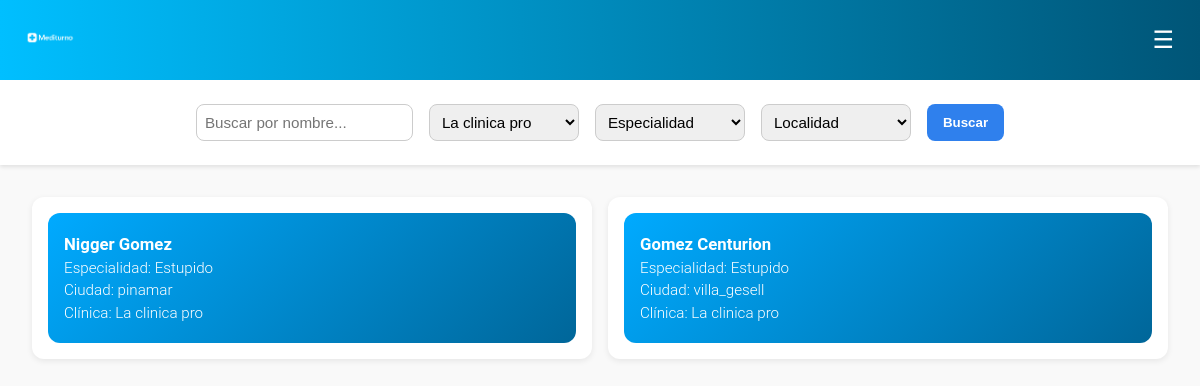
Screenshot of /users/home/appointments with the database file from the repository.
### users/models.py (models this page shows, shortened)
class MedicoProfile(models.Model):
    user = models.OneToOneField('CustomUser', on_delete=models.CASCADE, related_name='medico_profile')
    especialidades = models.ManyToManyField('Especialidad', related_name='medicos')
    clinica = models.ForeignKey(
        'CustomUser',
        on_delete=models.SET_NULL,
        null=True,
        blank=True,
        limit_choices_to={'role': 'clinic'},
        related_name='medicos_en_clinica'
    )
    matricula = models.CharField(max_length=30)

class CustomUser(AbstractUser):
    objects = CustomUserManager()
    USER_TYPES = (
        ('user', 'User'),
        ('medic', 'Medic'),
        ('clinic', 'Clinic'),
    )
    OBRA_SOCIAL_CHOICES = (
        ('osde', 'OSDE'),
        ('swiss_medical', 'Swiss Medical'),
        ('galeno', 'Galeno'),
        ('medife', 'Medifé'),
        ('other', 'Other')
    )
    CIUDAD_CHOICES = (
        ('villa_gesell', 'Villa Gesell'),
        ('pinamar', 'Pinamar'),
        ('madariaga', 'Madariaga'),
    )
    role = models.CharField(max_length=10, choices=USER_TYPES, default='user', blank=True, null=True)
    obra_social = models.CharField(
        max_length=20,
        choices=OBRA_SOCIAL_CHOICES,
        default='other',
        blank=True,
        null=True
    )
    numero_afiliado = models.CharField(
        max_length=20,
        unique=True,
        null=True,
        blank=True,
        validators=[
            RegexValidator(
                regex=r'^\d{8,12}$',
                message="Número de afiliado debe contener entre 8 y 12 dígitos numéricos",
                code='invalid_numero_afiliado'
            )
        ]
    )
    dni = models.CharField(
        max_length=8,
        null=True,
        blank=True,
        validators=[
            RegexValidator(
                regex=r'^\d{8}$',
                message="El DNI debe contener exactamente 8 dígitos numéricos",
                code='invalid_dni'
            )
        ]
    )
    email = models.EmailField(unique=True)
    nombre = models.CharField(max_length=50,blank=True,null=True)
    apellido = models.CharField(max_length=50, blank=True, null=True)
    fecha_nacimiento = models.DateField(validators=[validate_birth_date], blank=True, null=True)
    telefono = models.CharField(
        max_length=15,
        blank=True,
        null=True,
        validators=[
            RegexValidator(
                regex=r'^\+?\d{7,15}$',
                message="El teléfono debe contener entre 7 y 15 dígitos, opcionalmente con un prefijo internacional.",
                code='invalid_telefono'
            )
        ]
    )
    ciudad = models.CharField(
        max_length=50,
        choices=CIUDAD_CHOICES,
        default='villa_gesell',
        blank=True,
        null=True
    )
    direccion = models.CharField(
        max_length=255,
        blank=True,
        null=True,
        validators=[
            RegexValidator(
                regex=r'^[A-Za-z0-9\s.,#-]+$',
                message="La dirección solo puede contener letras, números, espacios y caracteres especiales básicos.",
                code='invalid_direccion'
            )
        ]
    )

class Especialidad(models.Model):
    nombre = models.CharField(max_length=100)
    def __str__(self):
        return self.nombre

class ClinicaProfile(models.Model):
    user = models.OneToOneField('CustomUser', on_delete=models.CASCADE, related_name='clinica_profile')
    nombre_comercial = models.CharField(max_length=100)
    razon_social = models.CharField(max_length=150, blank=True, null=True)

### appointments/views.py (the view)
# urls.py: path('home/appointments', buscar_medicos, name='buscar_medico'),
def buscar_medicos(request):
    query = request.GET.get('q', '')
    clinica_name = request.GET.get('clinica', '')
    especialidad = request.GET.get('especialidad', '')
    localidad = request.GET.get('localidad', '')
    medicos = MedicoProfile.objects.select_related('user', 'clinica').prefetch_related('especialidades')
    if query:
        medicos = medicos.filter(
            Q(user__nombre__icontains=query) |
            Q(user__apellido__icontains=query)
        )
    if clinica_name:
        medicos = medicos.filter(
            clinica__clinica_profile__nombre_comercial__icontains=clinica_name
        )
    if especialidad:
        medicos = medicos.filter(especialidades__nombre__icontains=especialidad)
    if localidad:
        medicos = medicos.filter(user__ciudad=localidad)
    clinicas = CustomUser.objects.filter(role='clinic')
    especialidades = Especialidad.objects.all()
    context = {
        'medicos': medicos,
        'clinicas': clinicas,
        'especialidades': especialidades,
    }
    return render(request, 'appointments/buscar_medicos.html', context)

### appointments/templates/appointments/buscar_medicos.html (shortened to what this page needs)
{% load static %}
<!DOCTYPE html>
<html lang="es">
<head>
    <link rel="stylesheet" href="{% static 'appointments/css/buscador.css' %}">
    <link rel="stylesheet" href="{% static 'css/global.css' %}">
</head>
<body>
    {% include "includes/header.html" %}
    <form method="get">
        <input type="text" name="q" placeholder="Buscar por nombre..." value="{{ request.GET.q|default:'' }}">
        <select name="clinica">
            {% for clinica in clinicas %}
                <option value="{{ clinica.clinica_profile.nombre_comercial }}" {% if request.GET.clinica == clinica.user.nombre_comercial %}selected{% endif %}>
                    {{ clinica.clinica_profile.nombre_comercial }}
                </option>
            {% empty %}
                <option disabled>No hay clínicas disponibles</option>
            {% endfor %}
        </select>
        <select name="especialidad">
            <option value="" {% if not request.GET.especialidad %}selected{% endif %}>Especialidad</option>
        </select>
        <select name="localidad">
            <option value="" {% if not request.GET.localidad %}selected{% endif %}>Localidad</option>
        </select>
        <button type="submit">Buscar</button>
    </form>
    <div class="medicos-lista">
        {% for medico in medicos %}
                <div class="medico-card" onclick="mostrarHorarios({{ medico.id }})">
                    <div class="info">
                    <p><strong>{{ medico.user.nombre }} {{ medico.user.apellido }}</strong></p>
                   <p>Especialidad:
                    {% for especialidad in medico.especialidades.all %}
                        {{ especialidad }}{% if not forloop.last %}, {% endif %}
                    {% empty %}
                        No tiene especialidades asignadas.
                    {% endfor %}
                    </p>
                    <p>Ciudad: {{ medico.user.ciudad }}</p>
                    {% if medico.clinica %}
                        <p>Clínica: {{ medico.clinica.clinica_profile.nombre_comercial }}</p>
                    {% endif %}
                    </div>
                </div>
        {% empty %}
            <p>No se encontraron médicos con los criterios de búsqueda.</p>
        {% endfor %}
    </div>
</body>
</html>

### static/appointments/css/buscador.css (style rules this page uses)
body { font-family: 'Segoe UI', Tahoma, Geneva, Verdana, sans-serif; margin: 0; padding: 0; background-color: #f9f9f9; color: #333; }
form { display: flex; flex-wrap: wrap; justify-content: center; gap: 1rem; padding: 1.5rem; background-color: #fff; box-shadow: 0 2px 4px rgba(0, 0, 0, 0.1); }
form input[type="text"], form select { padding: 0.5rem; border: 1px solid #ccc; border-radius: 8px; min-width: 150px; font-size: 0.95rem; }
form button { padding: 0.6rem 1rem; border: none; background-color: #2f80ed; color: white; font-weight: bold; border-radius: 8px; cursor: pointer; transition: background-color 0.3s ease; }
.medicos-lista { display: grid; grid-template-columns: repeat(auto-fit, minmax(280px, 1fr)); gap: 1rem; padding: 2rem; }
.medico-card { background-color: #fff; padding: 1rem; border-radius: 12px; box-shadow: 0 2px 6px rgba(0, 0, 0, 0.08); display: flex; flex-direction: column; justify-content: space-between; }
.medico-card .info { background: linear-gradient(135deg, #00AAFF, #006699); padding: 1rem; border-radius: 12px; color: #fff; }
.medico-card .info p { margin: 0.3rem 0; font-size: 0.95rem; }
.medico-card strong { font-size: 1.05rem; }

### static/css/global.css (style rules this page uses)
body { margin: 0; font-family: 'Roboto', sans-serif; font-weight: 300; }

### rows the page displays
MedicoProfile: user.nombre "Nigger", user.apellido "Gomez", user.ciudad "pinamar", clinica.clinica_profile.nombre_comercial "La clinica pro"
Especialidad: nombre "Estupido"
MedicoProfile: user.nombre "Gomez", user.apellido "Centurion", user.ciudad "villa_gesell", clinica.clinica_profile.nombre_comercial "La clinica pro"

### other values shown
form field clinica "La clinica pro"
